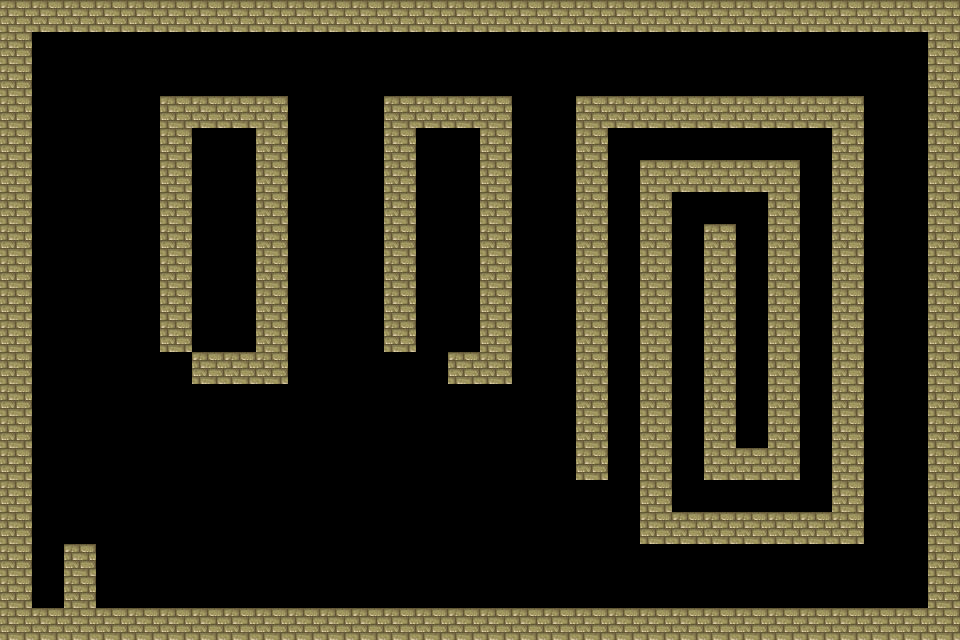

Rendered tile map (Tiled .tmx) drawn with the repository's tilesets; below, a short description and the map source with its tile grids summarised:
An orthogonal 30x20 tile map with 32x32 px tiles, 1 tile layer (Wall), 1 hidden layer not drawn.

<map version="1.0" orientation="orthogonal" width="30" height="20" tilewidth="32" tileheight="32">
 <tileset firstgid="1" name="Desert" tilewidth="32" tileheight="32" spacing="1" margin="1">
  <image source="tmw_desert_spacing.png" width="265" height="199" />
 </tileset>
 <layer name="Background" width="30" height="20" visible="0">
  <properties>
   <property name="Ground" value="0" />
  </properties>
  <data>[600 cells, 600 non-empty, 1 distinct tile ids]</data>
 </layer>
 <layer name="Wall" width="30" height="20">
  <properties>
   <property name="Wall" value="1" />
  </properties>
  <data>[600 cells, 211 non-empty, 1 distinct tile ids]</data>
 </layer>
</map>
